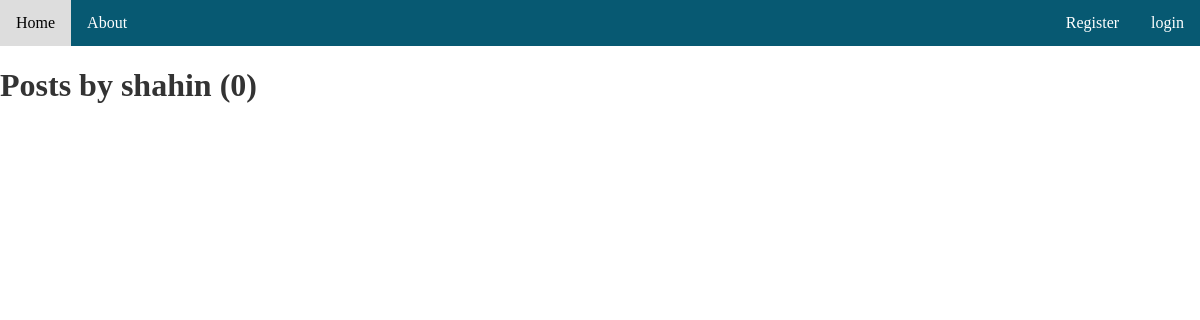
The page /user/shahin on the database as committed earlier.
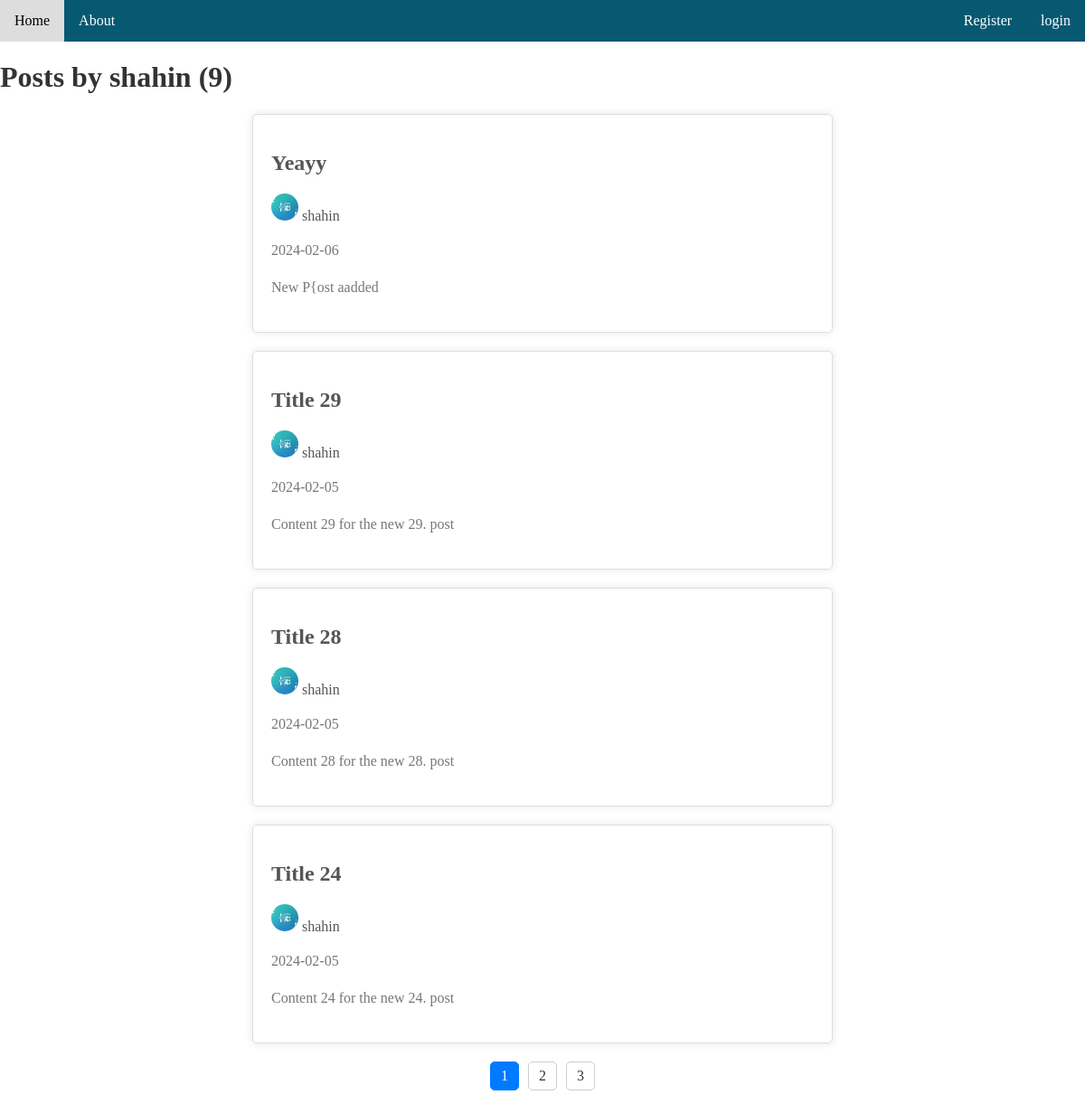
The same page on the database as committed later.
### flaskblog/models.py (models this page shows, shortened)
class User(db.Model, UserMixin):
    id = db.Column(db.Integer, primary_key=True)
    username = db.Column(db.String(20),unique=True,nullable=False)
    email = db.Column(db.String(120),unique=True,nullable=False)
    image_file = db.Column(db.String(20),nullable=False,default='default.jpg')
    password = db.Column(db.String(60),nullable=False)
    posts = db.relationship('Post',backref = 'author', lazy=True) #this is not column, this is just relationship! - can use post.author - will show User data!

class Post(db.Model):
    id = db.Column(db.Integer,primary_key=True)
    title = db.Column(db.String(100),nullable=False)
    date_posted = db.Column(db.DateTime,nullable=False,default=datetime.utcnow)
    content = db.Column(db.Text, nullable=False)
    user_id = db.Column(db.Integer, db.ForeignKey('user.id'), nullable=False)

### flaskblog/routes.py (the view)
@app.route("/user/<string:username>")
def user_posts(username):
    user = User.query.filter_by(username=username).first_or_404()
    page = request.args.get('page',default = 1, type = int)
    posts = Post.query.filter_by(author = user)\
                .order_by(Post.date_posted.desc())\
                .paginate(page = page, per_page = 4)
    return render_template('user_posts.html', posts = posts, user=user)

### flaskblog/templates/user_posts.html (shortened to what this page needs)
{% extends 'index.html' %}
{% block content %}
<h1 class="author">Posts by {{user.username}} ({{posts.total}})</h1>
<div class="center">
    {% for post in posts.items %}
    <article>
    <h1><a href = "{{ url_for('post',post_id=post.id) }}">{{post.title}}</a></h1>
    <img class = 'rounded-circle article-img' src= "{{url_for('static', filename = 'profile_pics/' + post.author.image_file) }}">
    <a href = "{{ url_for('user_posts', username = post.author.username) }}">{{post.author.username}} </a>
    <p>{{post.date_posted.strftime('%Y-%m-%d')}}</p>
    <p>{{post.content}}</p>
    </article>
    {% endfor %}
</div>
    <div class = 'pages'>
        {% for page_num in posts.iter_pages(left_edge=1, right_edge=1, left_current=1, right_current=2) %}
            {%if page_num%}
                {% if posts.page == page_num %}
                    <a class="current-page" href = "{{ url_for('user_posts',username=user.username, page = page_num) }}" >{{page_num}}</a>
                {% else %}
                    <a class="other-page" href = "{{ url_for('user_posts', username=user.username, page = page_num) }}" >{{page_num}}</a>
                {% endif %}
            {% else %}
                <p class="more-pages">...</p>
            {% endif %}
        {% endfor %}
    </div>
{% endblock content %}

### flaskblog/templates/index.html (shortened to what this page needs)
<!DOCTYPE html>
<html lang="en">
<head>
    <link rel="stylesheet" type = 'text/css' href="{{ url_for('static', filename='main.css') }}">
</head>
<div class = 'navigation-bar'>
    <div class ='left-side'>
        <a href = "{{ url_for('home')}}">Home</a>
        <a href = "{{ url_for('about')}}">About</a>
    </div>
    <div class = 'right-side'>
        {% if current_user.is_authenticated %}
        <a  href= '{{url_for("new_post")}}'>New Post</a>
        <a  href = "{{url_for('account')}}">Account</a>
        <a  href = "{{ url_for('logout')}}">logout</a>
        {% else %}
        <a  href = "{{ url_for('register')}}">Register</a>
        <a  href = "{{ url_for('login')}}">login</a>
        {%endif%}
    </div>
</div>
<body>
    {% block content%}
    {% endblock %}
</body>
</html>

### flaskblog/static/main.css (style rules this page uses)
article { max-width: 600px; margin: 20px auto; padding: 20px; border: 1px solid #ddd; border-radius: 5px; box-shadow: 0 0 10px rgba(0, 0, 0, 0.1); }
h1 { color: #333; }
a { color: #555; text-decoration: none; }
p { color: #777; line-height: 1.6; }
img { width: 30px; height: 30px; border-radius: 50px; }
body { margin: 0; }
.navigation-bar { background-color: #075972; overflow: hidden; color: white; }
.navigation-bar a { float: left; display: block; color: white; text-align: center; padding: 14px 16px; text-decoration: none; }
.right-side { float: right; }
.left-side { float: left; }
div.pages { display: flex; justify-content: center; margin-top: 20px; margin-bottom: 15px; }
div.pages a { display: block; width: 30px; height: 30px; text-align: center; line-height: 30px; margin: 0 5px; border: 1px solid #ccc; border-radius: 5px; text-decoration: none; color: #333; }
div.pages a.current-page { background-color: #007bff; color: #fff; border-color: #007bff; }

Rows that differ between the two databases and show on the page:
added Post: title "Yeayy", image_file (picture), author.username "shahin", date_posted "2024-02-06", content "New P{ost aadded"
added Post: title "Title 29", image_file (picture), author.username "shahin", date_posted "2024-02-05", content "Content 29 for the new 29. post"
added Post: title "Title 28", image_file (picture), author.username "shahin", date_posted "2024-02-05", content "Content 28 for the new 28. post"
added Post: title "Title 24", image_file (picture), author.username "shahin", date_posted "2024-02-05", content "Content 24 for the new 24. post"
Other text that changed with them:
{{ posts.total }}: "0" → "9"
new list line: "1"
new list line: "2"
new list line: "3"
